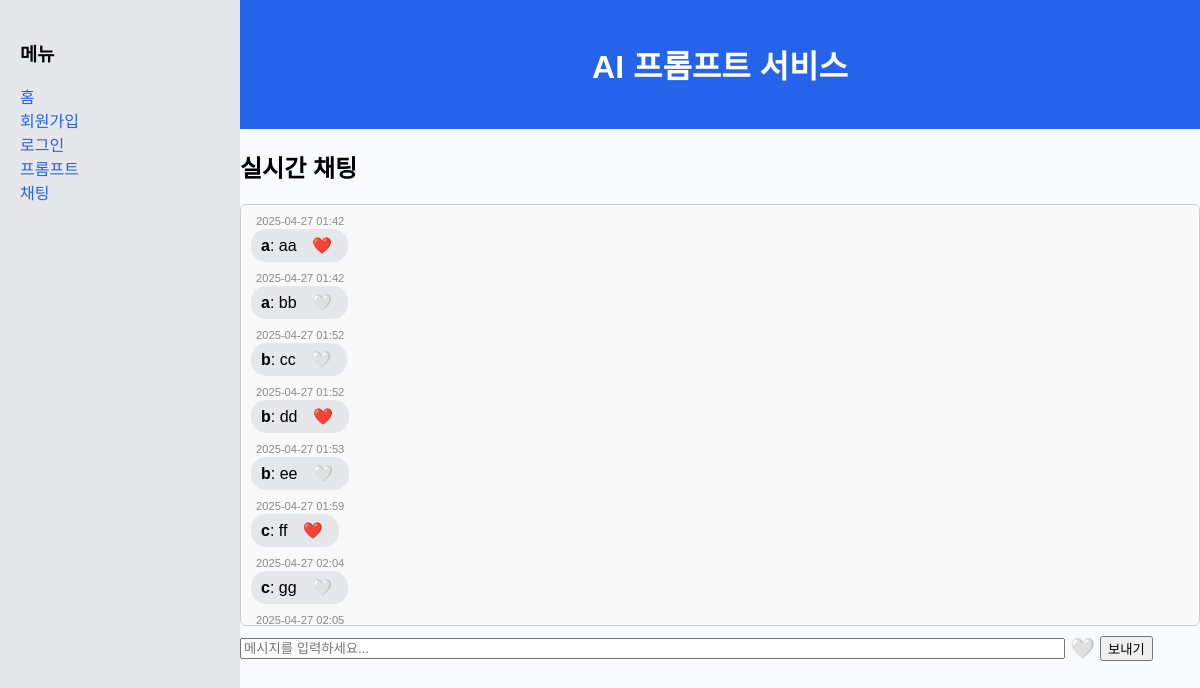
Page /chat/ on the committed database.
### chat/models.py (models this page shows, shortened)
class Message(models.Model):
    user = models.ForeignKey(User, on_delete=models.CASCADE)
    message = models.TextField()
    timestamp = models.DateTimeField(auto_now_add=True)
    liked = models.BooleanField(default=False)

### chat/views.py (the view)
# urls.py: path('chat/', chat_view, name='chat'),
def chat_view(request):
    chat_history = Message.objects.order_by('timestamp')  # 또는 filter(user=request.user)
    return render(request, 'chat/chat.html', {
        'room_name': 'lobby',
        'chat_history': chat_history
    })

### chat/templates/chat/chat.html (shortened to what this page needs)
{% extends 'base.html' %}
{% block content %}
<h2>실시간 채팅</h2>
<div id="chat-log">
  {% for chat in chat_history %}
    <div class="chat-wrapper">
      <div class="chat-timestamp">{{ chat.timestamp|date:"Y-m-d H:i" }}</div>
      <div class="chat-message {% if chat.user.username == request.user.username %}me{% else %}other{% endif %}">
        <strong>{{ chat.user.username }}</strong>: {{ chat.message }}
        <button class="heart-btn" data-id="{{ chat.id }}">
          {{ chat.liked|yesno:"❤️,🤍" }}
        </button>
      </div>
    </div>
  {% endfor %}
</div>
<form id="chat-form" style="display: flex; gap: 5px; align-items: center;">
  <input id="chat-message-input" type="text" size="100" placeholder="메시지를 입력하세요..." autocomplete="off" />
  <label style="cursor: pointer;">
    <span id="heart-icon" style="font-size: 20px;">🤍</span>
  </label>
  <button type="submit">보내기</button>
</form>
{% endblock %}

### templates/base.html (shortened to what this page needs)
<!DOCTYPE html>
<html lang="ko">
<head>
</head>
<body>
  <aside>
    <h3>메뉴</h3>
    <ul style="list-style: none; padding: 0;">
      <li><a href="{% url 'home' %}">홈</a></li>
      <li><a href="{% url 'signup' %}">회원가입</a></li>
      {% if user.is_authenticated %}
        <li>
          <form method="post" action="{% url 'logout' %}" style="display: inline;">
            {% csrf_token %}
            <button type="submit" style="background: none; border: none; color: #dc2626; cursor: pointer; padding: 0;">로그아웃</button>
          </form>
        </li>
        {% else %}
        <li><a href="{% url 'login' %}">로그인</a></li>
        {% endif %}
      <li><a href="{% url 'prompt' %}">프롬프트</a></li>
      <li><a href="{% url 'chat' %}">채팅</a></li>
    </ul>
  </aside>
  <main>
    <header>
      <h1>AI 프롬프트 서비스</h1>
    </header>
    {% block content %}{% endblock %}
  </main>
</body>
</html>

### templates/base.html (style rules this page uses)
body { font-family: sans-serif; margin: 0; background-color: #f9fafb; display: flex; min-height: 100vh; }
aside { width: 200px; background: #e5e7eb; padding: 20px; }
main { flex-grow: 1; }
header { background-color: #2563eb; color: white; padding: 20px; text-align: center; }
a { text-decoration: none; color: #2563eb; }

### chat/templates/chat/chat.html (style rules this page uses)
#chat-log { height: 400px; overflow-y: auto; border: 1px solid #ccc; border-radius: 6px; padding: 10px; margin-bottom: 10px; background: #f9f9f9; }
.chat-wrapper { margin-bottom: 10px; }
.chat-timestamp { font-size: 0.7em; color: #888; margin-bottom: 2px; margin-left: 5px; }
.chat-message { padding: 6px 10px; border-radius: 15px; display: inline-block; max-width: 70%; word-break: break-word; background: #e5e7eb; }
.other { background-color: #e5e7eb; }
.heart-btn { border: none; background: none; font-size: 16px; margin-left: 5px; cursor: pointer; }

### rows in the picture
Message: timestamp "2025-04-27 01:42", user.username "a", message "aa", liked "❤️"
Message: timestamp "2025-04-27 01:42", user.username "a", message "bb", liked "🤍"
Message: timestamp "2025-04-27 01:52", user.username "b", message "cc", liked "🤍"
Message: timestamp "2025-04-27 01:52", user.username "b", message "dd", liked "❤️"
Message: timestamp "2025-04-27 01:53", user.username "b", message "ee", liked "🤍"
Message: timestamp "2025-04-27 01:59", user.username "c", message "ff", liked "❤️"
Message: timestamp "2025-04-27 02:04", user.username "c", message "gg", liked "🤍"
Message: timestamp "2025-04-27 02:05"
